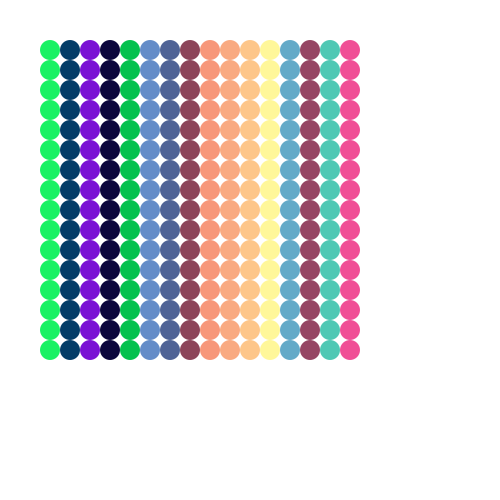
Frame 1 (no input)
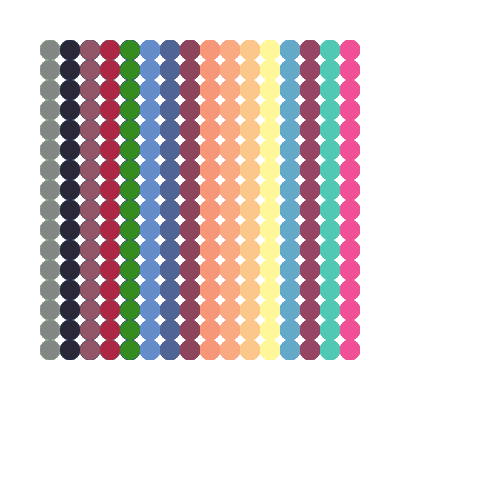
Frame 60 (the mouse pressed at the canvas centre just before this capture)
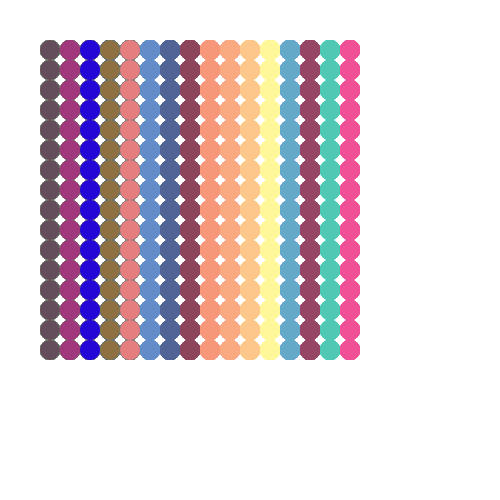
Frame 120 (the mouse held since frame 60 and released just before this capture)

The Processing sketch that drew these frames (run headless with seeded random() and noise(); from frame 60 on, the mouse is pressed at the canvas centre):

// Processing sketch: processing_67190
// ── processing_67190.pde

color[] c = new color [16];

int [] xpos = new int [16];
int [] ypos = new int [16];

void setup(){
  size (500, 500);
  noStroke();
  smooth();
  background(255);
  

  
  c[0] = color(random(255), random(255), random(255));
  c[1] = color(random(255), random(255), random(255));
  c[2] = color(random(255), random(255), random(255));
  c[3] = color(random(255), random(255), random(255));
  c[4] = color(random(255), random(255), random(255));
  c[5] = color(100, 140, 200);
  c[6] = color(80, 100, 150);
  c[7] = color(140, 69, 90);
  c[8] = color(247, 151, 122);
  c[9] = color(249, 170, 129);
  c[10] = color(253, 198, 138);
  c[11] = color(255, 247, 154);
  c[12] = color(100, 170, 200);
  c[13] = color(150, 70, 100);
  c[14] = color(80, 200, 180);
  c[15] = color(240, 80, 150);
  
  ypos[0] = 100;
  ypos[1] = 200;
  ypos[2] = 300;
  
}

void draw(){
  
  c[0] = color(random(255), random(255), random(255));
  c[1] = color(random(255), random(255), random(255));
  c[2] = color(random(255), random(255), random(255));
  c[3] = color(random(255), random(255), random(255));
  c[4] = color(random(255), random(255), random(255));
  
  for (int x = 0; x < 16; x++){
    xpos[x] = x*20 + 50;
    
   for (int y = 0; y < 16; y++){
    ypos[y] = y*20 + 50; 
    
    fill(c[x]);
    ellipse(xpos[x],ypos[y], 20, 20);
    
  }
  
}
}
